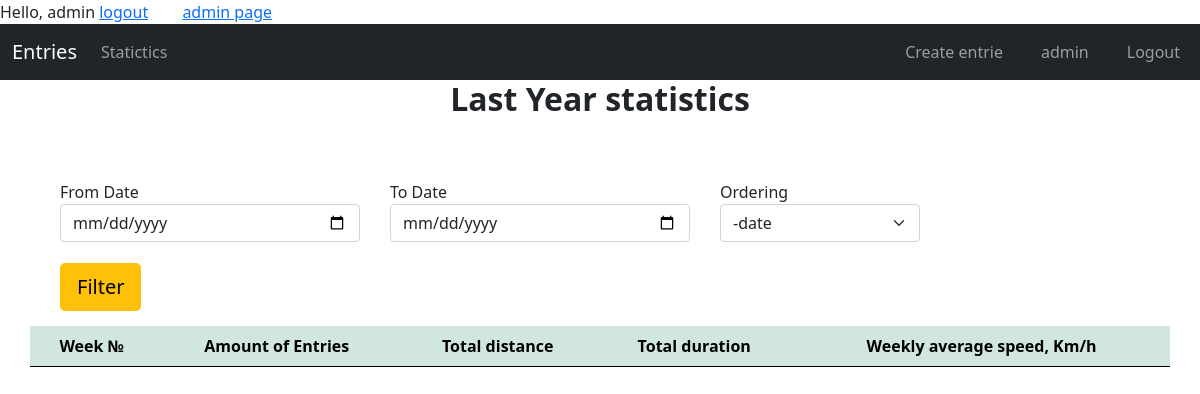
Before: /report/entrie/stats/ (signed in) with the older database file.
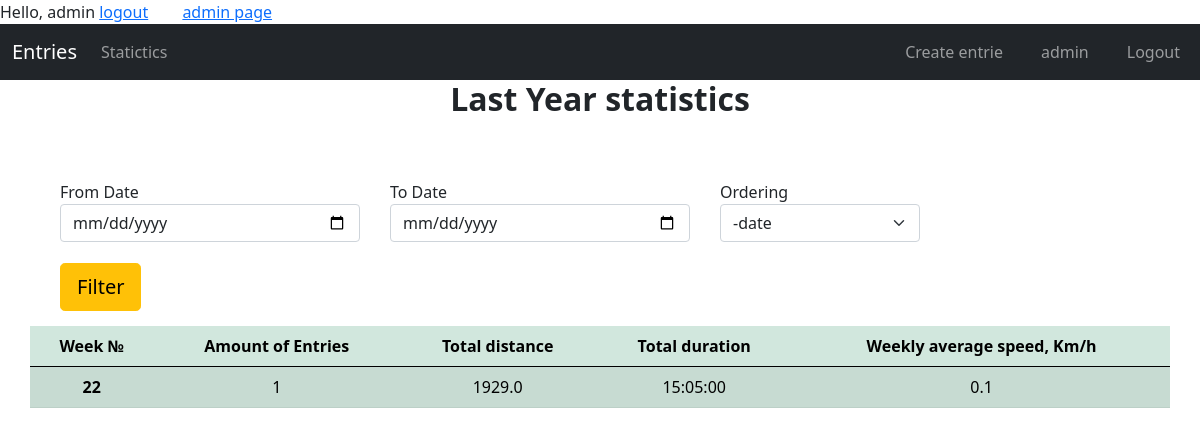
After: the same page with the newer database file.
### report/models.py (models this page shows, shortened)
class EntriesStatistics(models.Model):
    week_number = models.PositiveIntegerField(null=True)
    amount_of_entries = models.PositiveIntegerField(null=True)
    total_distance = models.FloatField(null=True)
    total_duration = models.DurationField()
    weekly_average_speed = models.FloatField(null=True)
    user = models.ForeignKey(User, on_delete=models.CASCADE)
    def get_distance_in_km(self):
        return self.total_distance/1000
    def get_duration_in_seconds(self):
        return self.total_duration.total_seconds()
    def get_weekly_average_speed(self):
        hours = self.get_duration_in_seconds()/60/60
        res = self.get_distance_in_km()/hours
        return "%.1f" % res

### report/views.py (the view)
# urls.py: path('entrie/stats/', views.EntriesStatsView.as_view(), name='entries-stats'),
class EntriesStatsView(LoginRequiredMixin, ListView):
    login_url = 'account:readme_page'
    context_object_name = 'weeks'
    template_name = 'report/stats.html'
    def get_queryset(self):
        queryset = models.EntriesStatistics.objects.filter(user=self.request.user)[:53]
        return queryset

### templates/report/stats.html (shortened to what this page needs)
{% extends "report/entries.html" %}
{% load static %}
{% block content %}
{% include "report/report-header.html" %}
<h2 style="font-weight: bold; text-align:center;">Last Year statistics</h2>
  <br>
  <form id="form" name="form" class="form-inline container-lg" style="padding: 15px">
    <div class="input-group mb-3">
      <div style="margin: 15px">
        <label for="date_min">From Date</label>
        <input id="date_min" name="date_min" type="date" class="form-control" style="width: 300px;" />
      </div>
      <div style="margin: 15px">
        <label for="date_max">To Date</label>
        <input id="date_max" name="date_max" type="date" class="form-control" style="width: 300px;" />
      </div>
      <div style="margin: 15px">
        <label for="orderingSelect">Ordering</label>
        <select
          class="form-select"
          id='orderingSelect'
          name='orderingSelect'
          aria-label="Default select example"
          style="width: 200px;"
          >
          <option selected value="-date">-date</option>
        </select>
      </div>
    </div>
    <button type="submit" id="submit_date" class="btn btn-lg btn-warning" style="margin-left: 15px; margin-top: -10px">Filter</button>
  </form>
  <table class="table table-success table-striped container-lg" style="text-align: center;">
    <thead>
      <tr>
        <th scope="col">Week №</th>
        <th scope="col">Amount of Entries</th>
        <th scope="col">Total distance</th>
        <th scope="col">Total duration</th>
        <th scope="col">Weekly average speed, Km/h</th>
      </tr>
    </thead>
    <tbody id="entries-result" class="container" style="margin-top: 20px;">
      {% for week in weeks %}
      <tr>
        <th>{{week.week_number}}</th>
        <td>{{week.amount_of_entries}}</td>
        <td>{{week.total_distance}}</td>
        <td>{{week.total_duration}}</td>
        <td>{{week.get_weekly_average_speed}}</td>
      </tr>
        {% endfor %}
    </tbody>
</table>
{% endblock content %}

### templates/report/entries.html (shortened to what this page needs)
{% extends "index.html" %}

### templates/index.html (shortened to what this page needs)
{% load static %}
<!DOCTYPE html>
<html lang="en">
  <head>
    <link href="https://cdn.jsdelivr.net/npm/bootstrap@5.0.0-beta3/dist/css/bootstrap.min.css" rel="stylesheet">
  </head>
  <body>
    {% include "site/header.html" %}
    {% block content %}{% endblock content %}
  </body>
</html>

### templates/site/header.html
<div>
  <span class="user">
    {% if request.user.is_authenticated %}
      Hello,  {{ request.user.username }}
      <a href="{% url 'account:logout' %}">logout</a>
    {% else %}
      <a href="{% url 'acoount:login' %}">Log-in</a>
      <a href="{% url 'account:register' %}" style='margin-left: 20px;'>Register</a>
    {% endif %}
    <a href="/admin/" style="margin-left: 30px;">admin page</a>
</div>

### templates/report/report-header.html (shortened to what this page needs)
{% load static %}
<nav class="navbar navbar-expand-md navbar-dark bg-dark">
    <div class="container-fluid">
      <a class="navbar-brand" href="{% url 'report:entries' %}">Entries</a>
      <div class="collapse navbar-collapse" id="navbarTogglerDemo03">
        <ul class="navbar-nav me-auto mb-2 mb-md-0">
          <li class="nav-item">
            <a class="nav-link" aria-current="page" href="{% url 'report:entries-stats' %}">Statictics</a>
          </li>
        </ul>
        <ul class="navbar-nav me-right mb-2 mb-md-0">
          <li class="nav-item">
            <a class="nav-link" href="{% url 'report:entries-create' %}" style="margin-right: 30px;">Create entrie</a>
          </li>
          {% if request.user.is_authenticated %}
          <span class="navbar-text" style="margin-right: 30px;">
            {{request.user.username}}
          </span>
          <li class="nav-item">
            <a class="nav-link" aria-current="page" href="{% url 'account:logout' %}">Logout</a>
          </li>
          {% endif %}
        </ul>
      </div>
    </div>
  </nav>

### templates/site/scripts.html (shortened to what this page needs)
{% load static %}

Changed rows visible on the page:
added EntriesStatistics: week_number "22", amount_of_entries "1", total_distance "1929.0", total_duration "15:05:00", get_weekly_average_speed "0.1"
